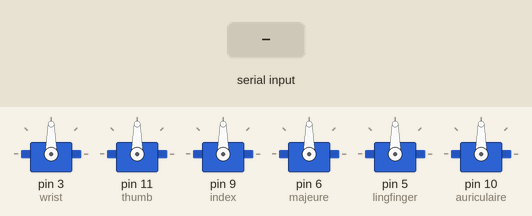
This sketch was run on a simulated Arduino Uno, built with avr-gcc and run on an emulated ATmega328P. On the bench: 6 × servo. The test bench sets the inputs (shaded band).

Above: at 1.2 s.
1.3 s: "90,45,200\n" received over Serial
At 2.6 s:
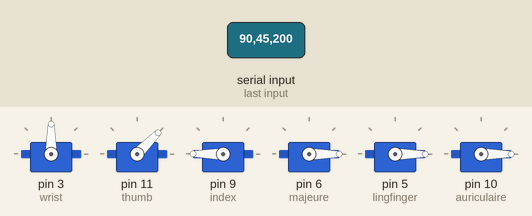
3.8 s: "30,150,10\n" received over Serial
At 5.7 s:
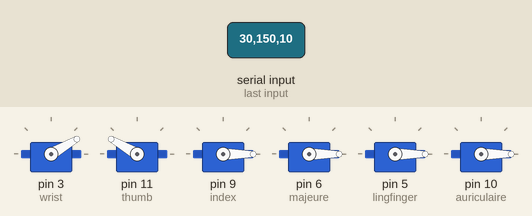
6.3 s: "90,45\n" received over Serial
At 8.5 s:
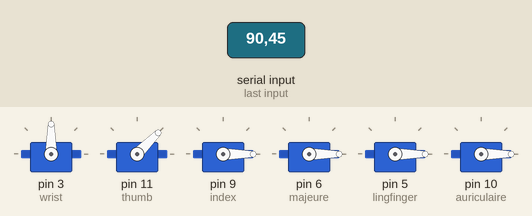
8.8 s: "5\n" received over Serial
At 10.4 s:
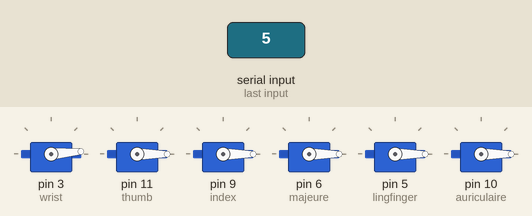
11.3 s: "90\n" received over Serial
At 13.5 s:
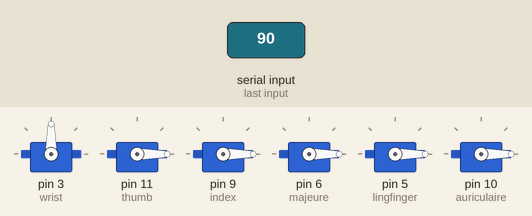
13.8 s: "200\n" received over Serial
At 15.5 s:
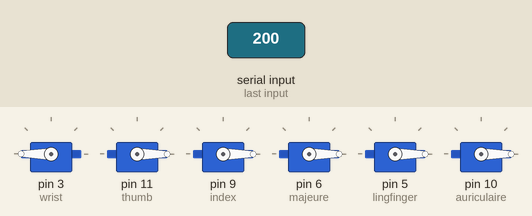
Timing chart, 0 to 17.0 s (numbered marks = the images above; inputs shaded):
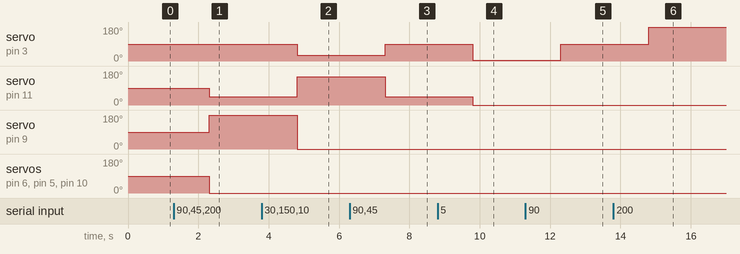

The sketch:

gesture_HCI.ino
```cpp
#include <Servo.h>

Servo wrist;
Servo thumb;
Servo index;
Servo majeure;
Servo lingfinger;
Servo auriculaire;

String value;

void setup() {
  Serial.begin(9600);

  wrist.attach(3);

  thumb.attach(11);    // set servo pins
  index.attach(9);
  majeure.attach(6);
  lingfinger.attach(5);
  auriculaire.attach(10);
}

void loop() {
  if (Serial.available()) {
    value = Serial.readString(); // 입력된 값 전체 읽기

      // 문자열에서 각 서보 각도 파싱
    int wrist_angle = value.substring(0, 3).toInt();
    int thumb_angle = value.substring(3, 6).toInt();
    int index_angle = value.substring(6, 9).toInt();
    int majeure_angle = value.substring(9, 12).toInt();
    int lingfinger_angle = value.substring(12, 15).toInt();
    int auriculaire_angle = value.substring(15, 18).toInt();

    // 각 서보에 각도 전달
    wrist.write(wrist_angle);
    thumb.write(thumb_angle);
    index.write(index_angle);
    majeure.write(majeure_angle);
    lingfinger.write(lingfinger_angle);
    auriculaire.write(auriculaire_angle);
  }
}
```

Measured:
- after the input at 1.3 s, servo on pin 11 (thumb): 90° → 45° after 1.0 s; servo on pin 9 (index): 90° → 180° after 1.0 s; servo on pin 6 (majeure), servo on pin 5 (lingfinger), servo on pin 10 (auriculaire): 90° → 0° after 1.0 s
- after the input at 3.8 s, servo on pin 3 (wrist): 90° → 30° after 1.0 s; servo on pin 11 (thumb): 45° → 150° after 1.0 s; servo on pin 9 (index): 180° → 0° after 1.0 s
- after the input at 6.3 s, servo on pin 3 (wrist): 30° → 90° after 1.0 s; servo on pin 11 (thumb): 150° → 45° after 1.0 s
- after the input at 8.8 s, servo on pin 3 (wrist): 90° → 5° after 1.0 s; servo on pin 11 (thumb): 45° → 0° after 1.0 s
- after the input at 11.3 s, servo on pin 3 (wrist): 5° → 90° after 1.0 s
- after the input at 13.8 s, servo on pin 3 (wrist): 90° → 180° after 1.0 s
